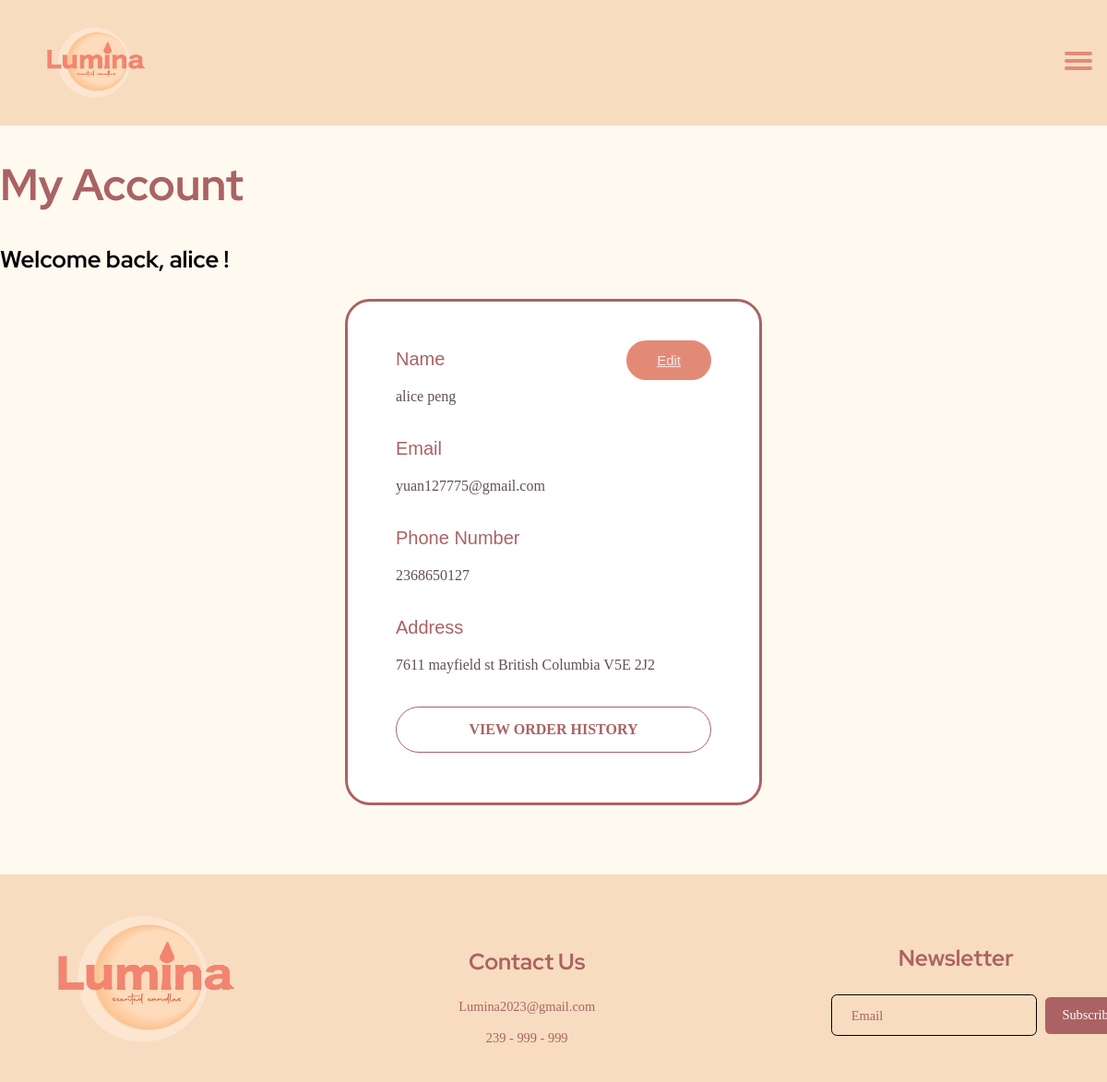
The page /profile.php?id=1 on the database its author committed.
### tables this page shows
CREATE TABLE `user` (
  `id` int(8) NOT NULL,
  `fn` varchar(64) NOT NULL,
  `ln` varchar(64) NOT NULL,
  `password` varchar(64) NOT NULL,
  `email` varchar(128) NOT NULL,
  `phone` varchar(10) NOT NULL,
  `address` varchar(256) NOT NULL,
  `province` varchar(32) NOT NULL,
  `postcode` varchar(8) NOT NULL
);

### profile.php (the view, shortened to what this page needs)
<?php
include_once './database/crud.php';
$user = null;
if(isset($_GET['id'])) {
    $user_id = $connection->real_escape_string($_GET['id']);
    $query = "SELECT * FROM user WHERE id = $user_id";
    $result = $connection->query($query);
    if($result->num_rows > 0) {
        $user = $result->fetch_array();
    }
  }
?>
<!DOCTYPE html>
<html lang="en">
  <head>
    <head>
      <link rel="stylesheet" href="./css/test.css">
      <link rel="stylesheet" href="./css/pro.css" />
      <link
        href="http://cdn.bootcss.com/font-awesome/4.7.0/css/font-awesome.min.css"
        rel="stylesheet"
      />
    </head>
  <body>
        <?php require_once("partials/header.php") ?>
    <main>
          <h1>My Account</h1>
          <h3 class='welcome'> Welcome back, <?php echo $user['fn'];?> !</h3>
          <section class="proContainer">
                <div class="proheader">
                  <div>
                    <h3 class="title" for="name">Name</h3>
                    <p id="name" class="userinfo"> <?php echo $user['fn'] ." ". $user['ln'];?></p>
                  </div>
                  <a href="edit.php?id=<?php echo $user['id'];?>"  class="edit-button" onclick="return confirm('Would you like to edit this entry?')">Edit</a>
                </div>
              <div>
                <h3 class="title" for="email">Email</h3>
                <p id="email" class="userinfo"> <?php echo $user['email'];?></p>
              </div>
              <div>
                <h3 class="title" for="phone">Phone Number</h3>
                <p id="phone" class="userinfo"> <?php echo $user['phone'];?></p>
              </div>
              <div>
                <h3 class="title" for="address">Address</h3>
                <p id="address" class="userinfo">
                <?php echo $user['address'] ." ". $user['province']." ".$user['postcode'];?>
                </p>
              </div>
              <button class="order-history-button" onclick="window.location.href='order_history.php?id=<?php echo $user['id']; ?>'">View Order History</button>
          </section>
        </main>
			<div class="content_wrap"></div>
          <?php require_once("partials/footer.php") ?>
  </body>
</html>

### css/test.css (style rules this page uses)
* { box-sizing: border-box; font-family: 'Rubik'; }
:root { --orange:#FFA868; --black:#1d2028; --green:#7a7154; --grey:#d4cdc1; --pink:#f2c6b2; --button:#ab6263; --header:#f7dcbf; --hover:#e38a77; }
h1 { font-family: 'Red Hat Display', sans-serif; color: #ab6263; }
h3 { font-family: 'Red Hat Display', sans-serif; }
body { width: 100%; min-height: 100vh; padding:0; margin:0; background-color:#FFFAF0; position: relative; }
a { font-family: 'Lato', sans-serif; font-weight:500; font-size: 1.2rem; }
.content_wrap { height: 300px; }
::placeholder { color: transparent; }

### css/pro.css (style rules this page uses)
main { max-width: 1280px; margin: 0 auto; }
h1 { font-size: 3rem; }
.welcome { font-size: 1.6rem; }
.proContainer { border-radius: 27px; border: 3px solid #ab6263; display: flex; flex-direction: column; max-width: 452px; font-weight: 500; padding: 31px 52px 54px; background-color:white; margin: 0 auto; }
.proheader { display: flex; justify-content: space-between; align-items: baseline; }
.title { color:var(--button); font: 20px Outfit, sans-serif; }
.userinfo { color: #615151; font: 15spx Outfit, sans-serif; }
.edit-button { border-radius: 72.661px; background-color: var(--hover); color: rgba(255, 255, 255, 0.8); border: 3px solid var(--hover); text-align: center; padding: 10px 30px; font: 15px Outfit, sans-serif; }
.order-history-button { border-radius: 72.661px; border: 1px solid; background-color: transparent; text-transform: uppercase; font-size: 1rem; color: var(--button); padding: 15px 20px; transform: scale(1, 1); font-weight: 600; margin-top: 20px; }

### rows shown on the page
user: fn "alice", ln "peng", email "yuan127775@gmail.com", phone "2368650127", address "7611 mayfield st", province "British Columbia", postcode "V5E 2J2"
